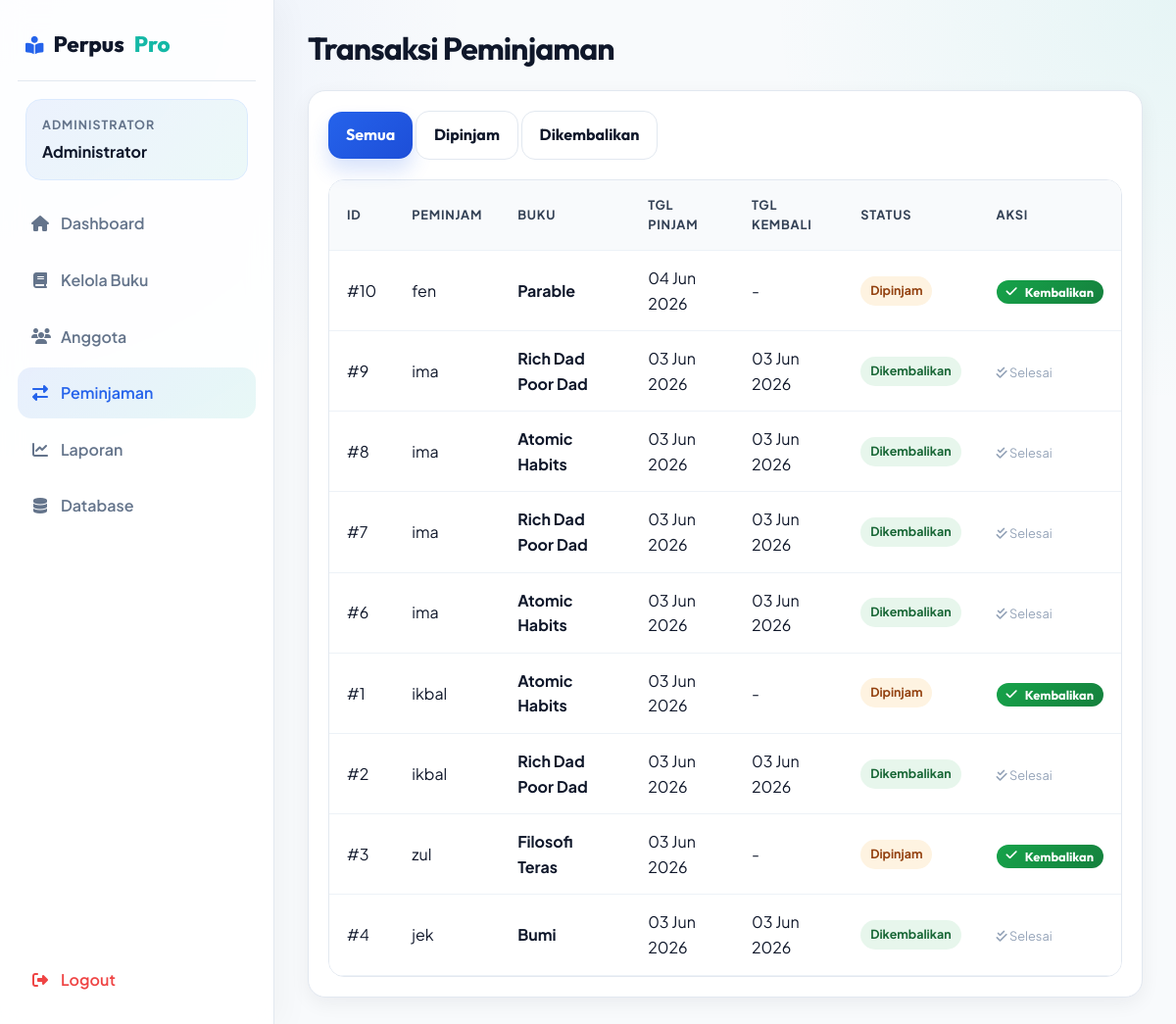
The app's page /admin/transactions.php (signed in) with its own data.
### tables this page shows
CREATE TABLE `peminjaman` (
  `id_peminjaman` int NOT NULL AUTO_INCREMENT,
  `user_id` int NOT NULL,
  `borrow_date` date NOT NULL,
  `return_date` date DEFAULT NULL,
  `status` enum('borrowed','returned') NOT NULL DEFAULT 'borrowed',
  `created_at` timestamp NOT NULL DEFAULT CURRENT_TIMESTAMP,
  PRIMARY KEY (`id_peminjaman`)
);

CREATE TABLE `users` (
  `id_user` int NOT NULL AUTO_INCREMENT,
  `username` varchar(50) NOT NULL,
  `password` varchar(255) NOT NULL,
  `role` enum('admin','user') NOT NULL DEFAULT 'user',
  `name` varchar(100) NOT NULL,
  `created_at` timestamp NOT NULL DEFAULT CURRENT_TIMESTAMP,
  PRIMARY KEY (`id_user`)
);

### admin/transactions.php (the view, shortened to what this page needs)
<?php
include 'layout_top.php';
$status_filter = $_GET['status'] ?? 'all';
$query = "SELECT
            p.id_peminjaman,
            u.name as user_name,
            GROUP_CONCAT(b.title SEPARATOR ', ') as book_titles,
            p.borrow_date,
            p.return_date,
            p.status
        FROM peminjaman p
        JOIN users u ON p.user_id = u.id_user
        JOIN detail_pinjam d ON p.id_peminjaman = d.id_peminjaman
        JOIN buku b ON d.id_buku = b.id_buku
        ";
$query .= "
GROUP BY
    p.id_peminjaman,
    p.user_id,
    u.name,
    p.borrow_date,
    p.return_date,
    p.status,
    p.created_at
ORDER BY p.created_at DESC";
$peminjaman = $conn->query($query);
?>
<div class="page-header">
    <h1 class="page-title">Transaksi Peminjaman</h1>
</div>
<div class="glass-panel" style="padding: 20px;">
    <div style="margin-bottom: 20px;">
        <a href="transactions.php" class="btn <?php echo $status_filter=='all'?'btn-primary':'btn-outline'; ?>">Semua</a>
        <a href="transactions.php?status=borrowed" class="btn <?php echo $status_filter=='borrowed'?'btn-warning':'btn-outline'; ?>">Dipinjam</a>
        <a href="transactions.php?status=returned" class="btn <?php echo $status_filter=='returned'?'btn-success':'btn-outline'; ?>">Dikembalikan</a>
    </div>
    <div class="table-container">
        <table>
            <thead>
                <tr>
                    <th>ID</th>
                    <th>Peminjam</th>
                    <th>Buku</th>
                    <th>Tgl Pinjam</th>
                    <th>Tgl Kembali</th>
                    <th>Status</th>
                    <th>Aksi</th>
                </tr>
            </thead>
            <tbody>
                <?php while($row = $peminjaman->fetch_assoc()): ?>
                <tr>
                    <td>#<?php echo $row['id_peminjaman']; ?></td>
                    <td><?php echo htmlspecialchars($row['user_name']); ?></td>
                    <td><strong><?php echo htmlspecialchars($row['book_titles']); ?></strong></td>
                    <td><?php echo date('d M Y', strtotime($row['borrow_date'])); ?></td>
                    <td><?php echo $row['return_date'] ? date('d M Y', strtotime($row['return_date'])) : '-'; ?></td>
                    <td>
                        <?php if($row['status'] == 'borrowed'): ?>
                            <span class="badge badge-warning">Dipinjam</span>
                        <?php else: ?>
                            <span class="badge badge-success">Dikembalikan</span>
                        <?php endif; ?>
                    </td>
                    <td>
                        <?php if($row['status'] == 'borrowed'): ?>
                        <form method="POST" onsubmit="return confirm('Proses pengembalian buku?');">
                            <button type="submit" name="return_book" class="btn btn-success" style="padding: 4px 10px; font-size: 0.8rem;">
                                <i class="fas fa-check"></i> Kembalikan
                            </button>
                        </form>
                        <?php else: ?>
                            <span style="color:#94a3b8; font-size:0.8rem;"><i class="fas fa-check-double"></i> Selesai</span>
                        <?php endif; ?>
                    </td>
                </tr>
                <?php endwhile; ?>
            </tbody>
        </table>
    </div>
</div>
<?php include 'layout_bottom.php'; ?>

### css/style.css (style rules this page uses)
:root { --primary:#2563eb; --primary-hover:#1d4ed8; --secondary:#14b8a6; --secondary-hover:#0f9f92; --accent:#7c3aed; --bg:#f8fafc; --bg-soft:#eef4ff; --surface:#ffffff; --surface-2:#f8fafc; --text:#0f172a; --muted:#64748b; --border:#e2e8f0; --shadow:0 12px 30px rgba(15, 23, 42, 0.08); --shadow-soft:0 6px 20px rgba(15, 23, 42, 0.06); --success:#16a34a; --warning:#f59e0b; --danger:#ef4444; --radius:18px; }
* { margin:0; padding:0; box-sizing:border-box; }
html, body { min-height:100%; }
body { font-family:'Plus Jakarta Sans', sans-serif; background: radial-gradient(circle at top left, rgba(37, 99, 235, 0.08), transparent 30%), radial-gradient(circle at top right, rgba(20, 184, 166, 0.08), transparent 26%), var(--bg); color:var(--text); line-height:1.6; }
h1,h2,h3,h4,h5,h6 { font-family:'Outfit', sans-serif; line-height:1.2; color:var(--text); }
a { color:var(--primary); text-decoration:none; transition:all .25s ease; }
.glass-panel, .glass-card { background:var(--surface); border:1px solid var(--border); border-radius:var(--radius); box-shadow:var(--shadow-soft); }
.glass-panel { padding:24px; }
.page-header { display:flex; justify-content:space-between; align-items:center; gap:16px; margin-bottom:24px; flex-wrap:wrap; }
.page-title { font-size:2rem; letter-spacing:-0.03em; }
.btn { display:inline-flex; align-items:center; justify-content:center; gap:8px; padding:11px 18px; border:none; border-radius:14px; font-weight:700; font-family:'Outfit', sans-serif; cursor:pointer; transition:transform .2s ease, box-shadow .2s ease, opacity .2s ease, background .2s ease; text-align:center; white-space:nowrap; }
.btn-primary { background:linear-gradient(135deg, var(--primary), var(--primary-hover)); color:#fff; box-shadow:0 12px 20px rgba(37,99,235,.18); }
.btn-success { background:linear-gradient(135deg, var(--success), #15803d); color:#fff; }
.btn-outline { background:#fff; border:1px solid var(--border); color:var(--text); }
.table-container { overflow-x:auto; border-radius:16px; border:1px solid var(--border); background:#fff; }
table { width:100%; border-collapse:collapse; background:#fff; }
th, td { padding:15px 18px; text-align:left; border-bottom:1px solid #edf2f7; vertical-align:middle; }
th { background:#f8fafc; color:#334155; font-size:.8rem; text-transform:uppercase; letter-spacing:.06em; }
.badge { display:inline-flex; align-items:center; padding:5px 10px; border-radius:999px; font-size:.78rem; font-weight:700; }
.badge-success { background:rgba(22,163,74,.10); color:#166534; }
.badge-warning { background:rgba(245,158,11,.12); color:#92400e; }

### records on screen
peminjaman: id_peminjaman "10", user.name "fen", book_titles "Parable", borrow_date "04 Jun 2026", status "Dipinjam"
peminjaman: id_peminjaman "9", user.name "ima", book_titles "Rich Dad Poor Dad", borrow_date "03 Jun 2026", return_date "03 Jun 2026", status "Dikembalikan"
peminjaman: id_peminjaman "8", user.name "ima", book_titles "Atomic Habits", borrow_date "03 Jun 2026", return_date "03 Jun 2026", status "Dikembalikan"
peminjaman: id_peminjaman "7", user.name "ima", book_titles "Rich Dad Poor Dad", borrow_date "03 Jun 2026", return_date "03 Jun 2026", status "Dikembalikan"
peminjaman: id_peminjaman "6", user.name "ima", book_titles "Atomic Habits", borrow_date "03 Jun 2026", return_date "03 Jun 2026", status "Dikembalikan"
peminjaman: id_peminjaman "1", user.name "ikbal", book_titles "Atomic Habits", borrow_date "03 Jun 2026", status "Dipinjam"
peminjaman: id_peminjaman "2", user.name "ikbal", book_titles "Rich Dad Poor Dad", borrow_date "03 Jun 2026", return_date "03 Jun 2026", status "Dikembalikan"
peminjaman: id_peminjaman "3", user.name "zul", book_titles "Filosofi Teras", borrow_date "03 Jun 2026", status "Dipinjam"
peminjaman: id_peminjaman "4", user.name "jek", book_titles "Bumi", borrow_date "03 Jun 2026", return_date "03 Jun 2026", status "Dikembalikan"

### other values on screen
$_SESSION['name'] "Administrator"
